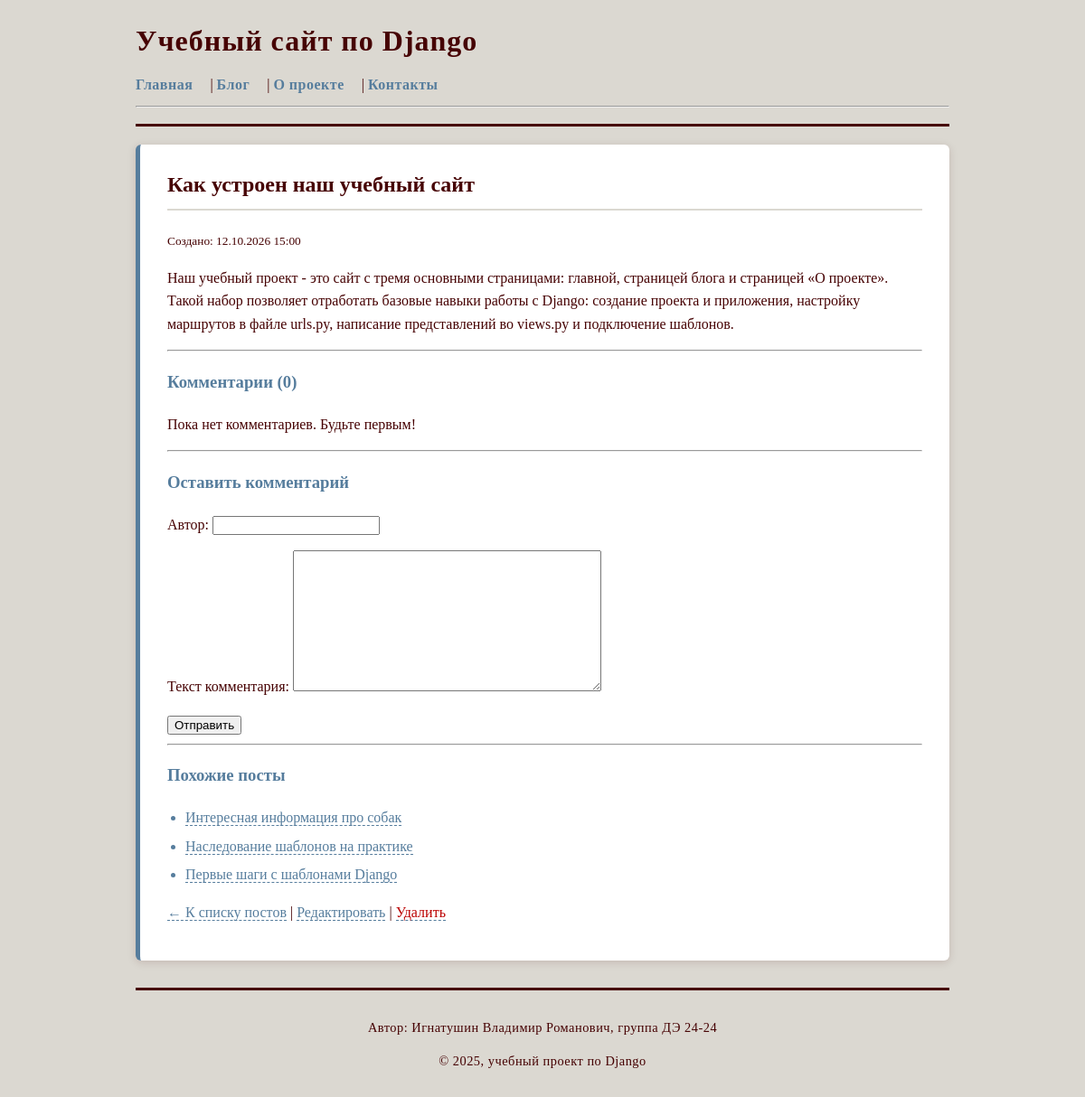
/blog/kak-ustroen-nash-sait/, run on an earlier commit of the app's database.
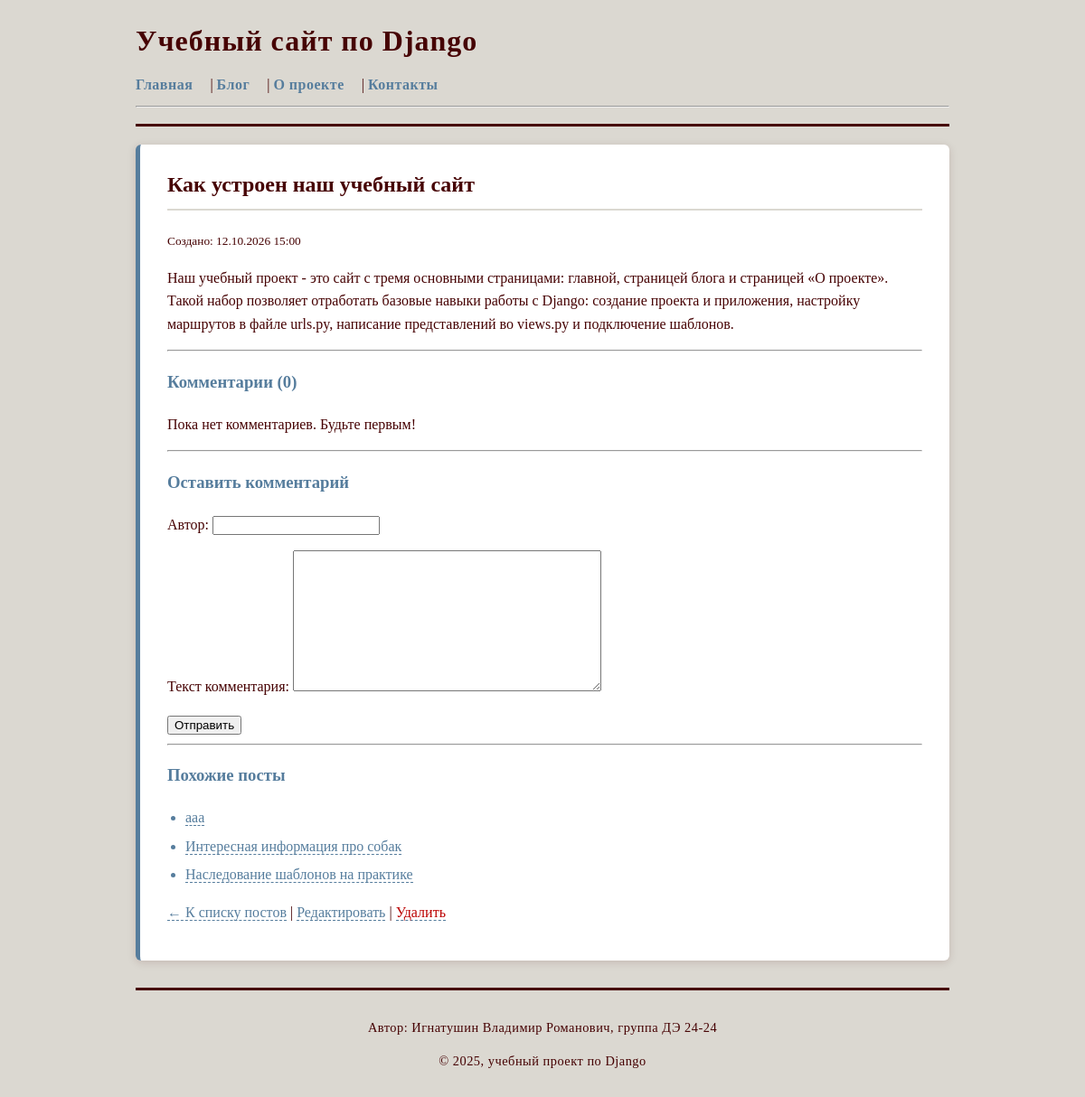
And on a later commit of the database.
### blog/models.py (models this page shows, shortened)
class Post(models.Model):
    title = models.CharField(max_length=200)
    slug = models.SlugField(max_length=200, unique=True, blank=True)
    body = models.TextField()
    created_at = models.DateTimeField(auto_now_add=True)
    updated_at = models.DateTimeField(auto_now=True)
    is_published = models.BooleanField(default=False)
    author = models.CharField("Автор", max_length=100, default="Игнатушин В.Р.")

### blog/views.py (the view)
# urls.py: path('blog/<slug:slug>/', post_detail, name='post_detail'),
def post_detail(request, slug):
    post = get_object_or_404(Post, slug=slug, is_published=True)
    comments = post.comments.all().order_by("-created_at") # получаем комменты
    if request.method == "POST":
        form = CommentForm(request.POST)
        if form.is_valid():
            comment = form.save(commit=False) # пока не сохраняем в БД
            comment.post = post              # привязываем к текущему посту
            comment.save()                   # теперь сохраняем
            return redirect("post_detail", slug=post.slug) # перезагружаем страницу
    else:
        form = CommentForm()
    similar = Post.objects.filter(is_published=True).exclude(pk=post.pk).order_by("-created_at")[:3]
    context = {
        "post": post,
        "comments": comments,
        "form": form,
        "similar": similar,
    }
    return render(request, "blog/post_detail.html", context)

### blog/forms.py
class CommentForm(forms.ModelForm):
    class Meta:
        model = Comment
        fields = ["author", "text"]

### blog/templates/blog/post_detail.html (shortened to what this page needs)
{% extends "blog/base.html" %}
{% block content %}
    <h2>{{ post.title }}</h2>
    <p>
        <small>Создано: {{ post.created_at|date:"d.m.Y H:i" }}</small>
    </p>
    <p>{{ post.body }}</p>
    <hr>
    <h3>Комментарии ({{ comments.count }})</h3>
    {% if comments %}
        <ul>
            {% for comment in comments %}
                <li>
                    <strong>{{ comment.author }}</strong>,
                    <small>{{ comment.created_at|date:"d.m.Y H:i" }}</small><br>
                    {{ comment.text }}
                </li>
            {% endfor %}
        </ul>
    {% else %}
        <p>Пока нет комментариев. Будьте первым!</p>
    {% endif %}
    <hr>
    <h3>Оставить комментарий</h3>
    <form method="post">
        {{ form.as_p }}
        <button type="submit">Отправить</button>
    </form>
    {% if similar %}
        <hr>
        <h3>Похожие посты</h3>
        <ul>
            {% for p in similar %}
                <li><a href="{% url 'post_detail' slug=p.slug %}">{{ p.title }}</a></li>
            {% endfor %}
        </ul>
    {% endif %}
    <p>
        <a href="{% url 'post_list' %}">← К списку постов</a> |
        <a href="{% url 'post_edit' slug=post.slug %}">Редактировать</a> |
        <a href="{% url 'post_delete' slug=post.slug %}" style="color: #b00;">Удалить</a>
    </p>
{% endblock %}

### blog/templates/blog/base.html (shortened to what this page needs)
{% load static %}
<!DOCTYPE html>
<html lang="ru">
<head>
    <link rel="stylesheet" href="{% static 'css/styles.css' %}">
</head>
<body>
    <header>
        <h1>Учебный сайт по Django</h1>
        {% include "blog/_nav.html" %}
        <hr>
    </header>
    <main>
        {% block content %}{% endblock %}
    </main>
    {% include "blog/_footer.html" %}
</body>
</html>

### blog/templates/blog/_nav.html
<nav>
    <a href="{% url 'home' %}">Главная</a> |
    <a href="{% url 'post_list' %}">Блог</a> |
    <a href="{% url 'about' %}">О проекте</a> |
    <a href="#">Контакты</a>
</nav>

### blog/templates/blog/_footer.html
<footer>
    <p>Автор: Игнатушин Владимир Романович, группа ДЭ 24-24</p>
    <p>&copy; 2025, учебный проект по Django</p>
</footer>

### static/css/styles.css (style rules this page uses)
body { font-family: Georgia, "Times New Roman", serif; max-width: 900px; margin: 0 auto; padding: 20px; background-color: #DBD8D1; color: #460203; line-height: 1.6; }
header { border-bottom: 3px solid #460203; padding-bottom: 10px; margin-bottom: 20px; }
header h1 { margin: 0 0 10px 0; color: #460203; font-size: 2em; letter-spacing: 1px; }
nav { margin-top: 5px; margin-bottom: 10px; }
nav a { margin-right: 15px; text-decoration: none; color: #567D9D; font-weight: bold; letter-spacing: 0.5px; transition: color 0.2s ease; }
main { background-color: #ffffff; padding: 25px 30px; border-radius: 6px; box-shadow: 0 2px 10px rgba(70, 2, 3, 0.15); border-left: 5px solid #567D9D; }
main h2 { color: #460203; margin-top: 0; border-bottom: 2px solid #DBD8D1; padding-bottom: 8px; }
main h3 { color: #567D9D; }
main a { color: #567D9D; text-decoration: none; border-bottom: 1px dashed #567D9D; }
main ul { padding-left: 20px; }
main ul li { margin-bottom: 6px; }
main ul li::marker { color: #567D9D; }
footer { font-size: 0.9em; color: #460203; text-align: center; margin-top: 30px; padding-top: 15px; border-top: 3px solid #460203; letter-spacing: 0.5px; }

What changed in the data, as far as the page shows it:
no longer on this page (row unchanged): Post: title "Первые шаги с шаблонами Django"
added Post: title "ааа"
